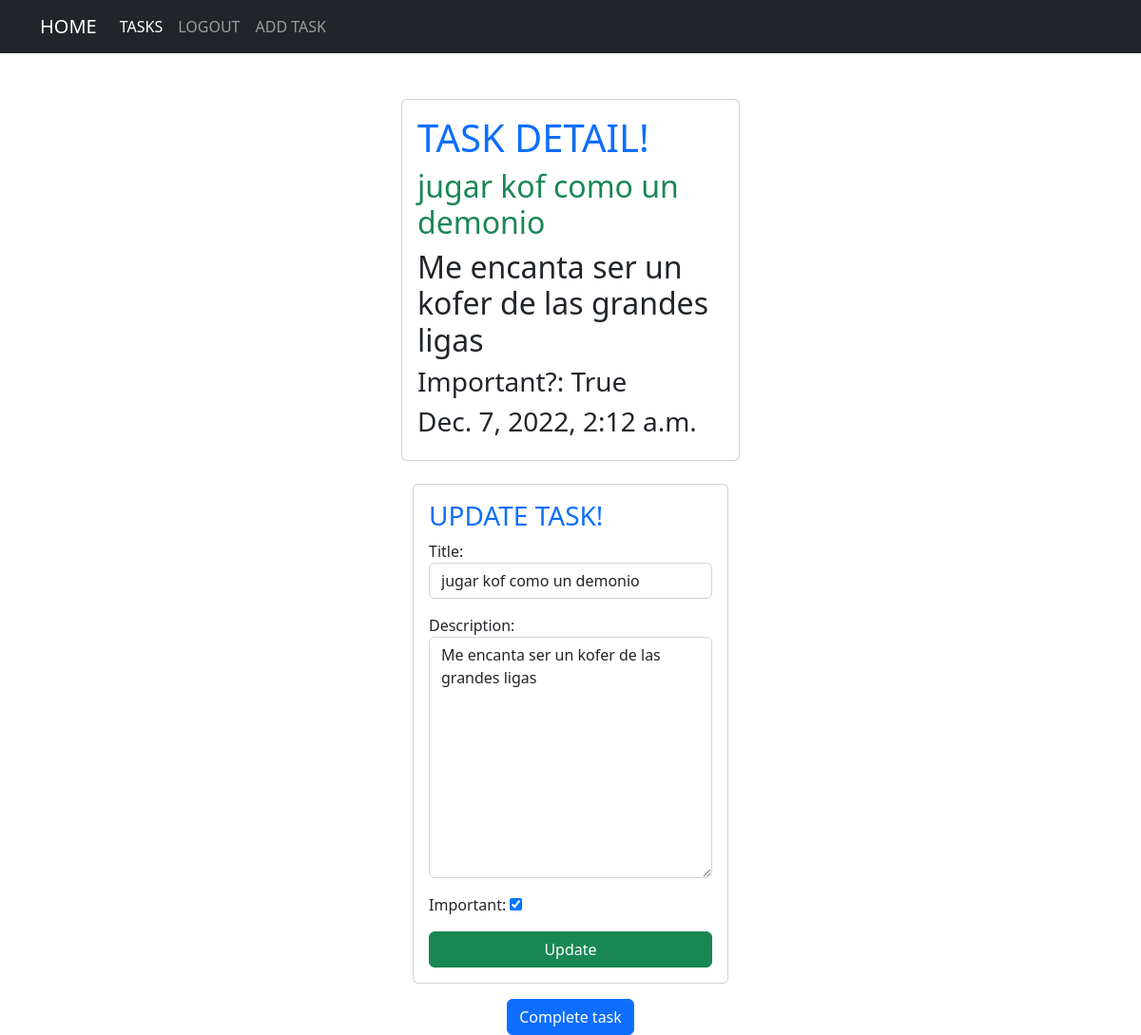
/detail/6/ (signed in), run on the app's committed database.
### task/models.py (models this page shows, shortened)
class Task(models.Model):
    title = models.CharField(max_length=100)
    description = models.TextField(blank=True)
    created = models.DateTimeField(auto_now_add=True)
    date_complete = models.DateTimeField(null=True)
    important = models.BooleanField(default=False)
    user = models.ForeignKey(User, on_delete=models.CASCADE)

### task/views.py (the view)
# urls.py: path('detail/<int:task_id>/', views.task_detail, name='details'),
@login_required
def task_detail(request, task_id):
    task = get_object_or_404(Task, id=task_id)
    if request.method == 'POST':
        try:
            form = TaskForm(request.POST, instance=task)
            form.save()
            return redirect('/tasks/')
        except ValueError:
            return render(request, 'tdetail.html', {'task':task, 'form':form, 'error': 'error al actualizar'})
    else:
        form = TaskForm(instance=task)
        return render(request, 'tdetail.html', {'task':task, 'form':form})

### task/forms.py
class TaskForm(forms.ModelForm):
    class Meta:
        model = Task
        fields = ['title', 'description', 'important']
        widgets = {
            'title' : forms.TextInput(attrs={'class': 'form-control'}),
            'description' : forms.Textarea(attrs={'class': 'form-control'}),
            'important' : forms.CheckboxInput(attrs={'class': 'form-check_input'})
        }

### task/templates/tdetail.html (shortened to what this page needs)
{% extends 'base.html' %}
{% block content %}
    <main class="container">
        <div class="row">
            <div class="col-md-4 offset-md-4">
                <div class="card card-body mt-5">
                    <h1 class="text-primary">TASK DETAIL!</h1>
                    <h2 class="text-success">{{task.title}}</h2>
                    <h2>{{task.description}}</h2>
                    <h3>Important?: {{task.important}}</h3>
                    <h3>{{task.date_complete}} </h3>
                </div>
                <div class="container mt-4">
                    <form class="card card-body" action=""method='POST'>
                        <h3 class="text-primary">UPDATE TASK!</h3>
                        {{form.as_p}}
                        <button class="btn btn-success" type="submit">Update</button>
                    </form>
                </div>
                <form class="text-center" action="{% url 'complete_task' task.id %}" method='POST'>
                    <button class="btn btn-primary mt-3">Complete task</button>
                </form>
            </div>
        </div>
    </main>
{% endblock %}

### data on the page
Task: title "jugar kof como un demonio", description "Me encanta ser un kofer de las grandes ligas", important "True", date_complete "Dec. 7, 2022, 2:12 a.m.", important "☑"
